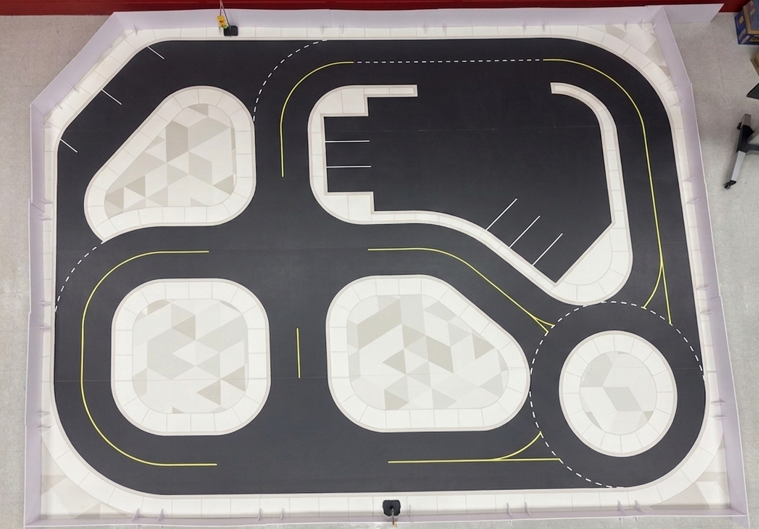
#> input picture IMG_4009.png, 759 x 529 px
$ python -i computer_vision.py   (imports and definitions only)
#> lines starting #> are read from the running program, lines starting #| are printed output that depends on the picture; after the words box and inside, x2 and y2 are one past the last pixel; in counts of white or black regions, pixels touching at a corner belong together
#> further down, picture is the input picture: shape (529, 759, 3); mean B, G, R 137.6, 137.6, 142
import socket
import struct
import numpy as np
import cv2
import threading

# --- Settings ---
HOST = "0.0.0.0"
PORT = 8080


class VisionSteeringController:
    def __init__(self, kp=0.002):
        self.kp = kp
        self.maxSteeringAngle = np.pi / 6

    def process_image(self, image):
        h, w = image.shape[:2]
#> h = 529; w = 759
        roi = image[int(h / 2) : h, :]
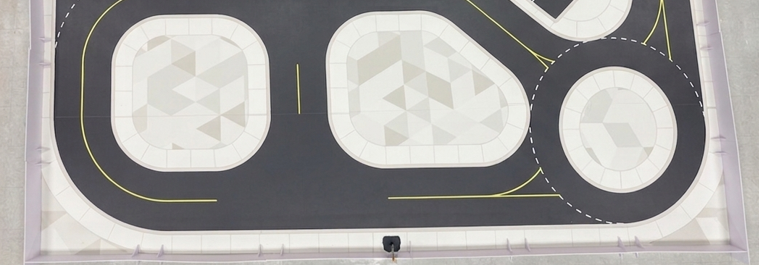
#> roi: shape (265, 759, 3); mean B, G, R 161.4, 162.6, 164.4
        hsv = cv2.cvtColor(roi, cv2.COLOR_BGR2HSV)
#> hsv: shape (265, 759, 3); mean H, S, V 68.9, 13.5, 166.4

        # Yellow bounds (tune based on lighting)
        lower_yellow = np.array([20, 100, 100])
        upper_yellow = np.array([40, 255, 255])

        mask = cv2.inRange(hsv, lower_yellow, upper_yellow)
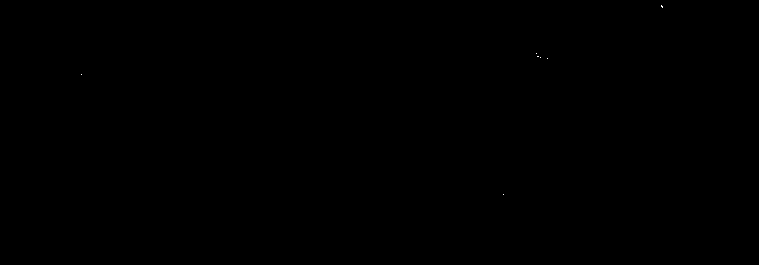
#> mask: shape (265, 759); 0.01% white in thin lines or dots, all inside (x1, y1, x2, y2) = (81, 5, 663, 195)
        M = cv2.moments(mask)
#> M = moments, m00 2805, centre m10/m00, m01/m00 = (538.9, 52)

        if M["m00"] > 0:
            cx = int(M["m10"] / M["m00"])
#> cx = 538
            error = (w / 2) - cx
#> error = -158.5
            return error, mask

        return 0, mask

    # [86 lines left out: functions update, receive_all, handle_client, main, not called in this run]


# [2 lines not run here, left out]

>>> import cv2
>>> picture = cv2.imread('IMG_4009.png')
>>> result = VisionSteeringController().process_image(picture)
